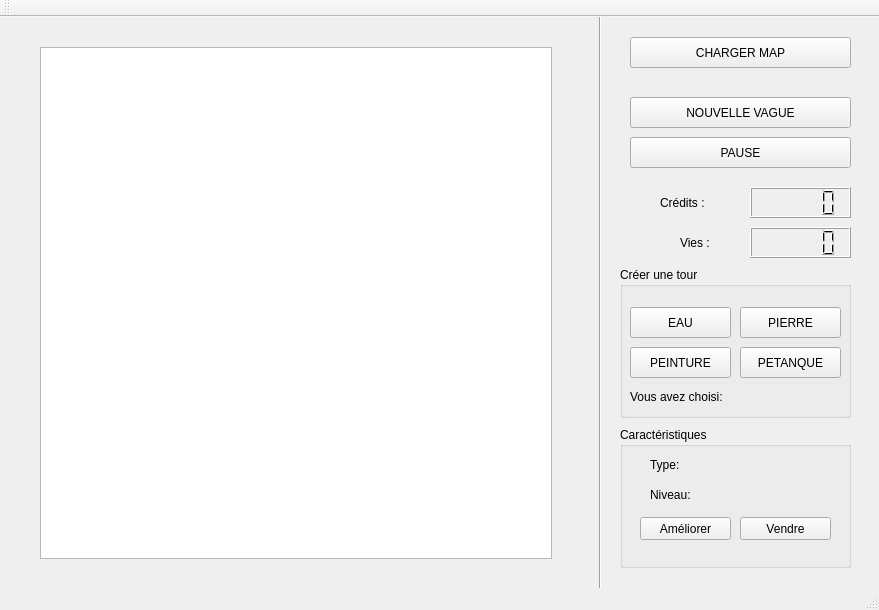
<?xml version="1.0" encoding="UTF-8"?>
<ui version="4.0">
 <class>MainWindow</class>
 <widget class="QMainWindow" name="MainWindow">
  <property name="enabled">
   <bool>true</bool>
  </property>
  <property name="geometry">
   <rect>
    <x>0</x>
    <y>0</y>
    <width>879</width>
    <height>610</height>
   </rect>
  </property>
  <property name="minimumSize">
   <size>
    <width>879</width>
    <height>610</height>
   </size>
  </property>
  <property name="maximumSize">
   <size>
    <width>879</width>
    <height>610</height>
   </size>
  </property>
  <property name="windowTitle">
   <string>MainWindow</string>
  </property>
  <property name="styleSheet">
   <string notr="true">background: url(data/herbe.jpg);</string>
  </property>
  <widget class="QWidget" name="centralWidget">
   <widget class="QPushButton" name="newWave">
    <property name="geometry">
     <rect>
      <x>630</x>
      <y>80</y>
      <width>221</width>
      <height>31</height>
     </rect>
    </property>
    <property name="text">
     <string>NOUVELLE VAGUE</string>
    </property>
   </widget>
   <widget class="Line" name="line">
    <property name="geometry">
     <rect>
      <x>580</x>
      <y>-10</y>
      <width>41</width>
      <height>591</height>
     </rect>
    </property>
    <property name="orientation">
     <enum>Qt::Vertical</enum>
    </property>
   </widget>
   <widget class="QGroupBox" name="groupBoxCaracteristics">
    <property name="geometry">
     <rect>
      <x>620</x>
      <y>410</y>
      <width>231</width>
      <height>141</height>
     </rect>
    </property>
    <property name="title">
     <string>Caractéristiques</string>
    </property>
    <widget class="QPushButton" name="up_button">
     <property name="geometry">
      <rect>
       <x>20</x>
       <y>90</y>
       <width>91</width>
       <height>23</height>
      </rect>
     </property>
     <property name="text">
      <string>Améliorer</string>
     </property>
    </widget>
    <widget class="QPushButton" name="sell_button">
     <property name="geometry">
      <rect>
       <x>120</x>
       <y>90</y>
       <width>91</width>
       <height>23</height>
      </rect>
     </property>
     <property name="text">
      <string>Vendre</string>
     </property>
    </widget>
    <widget class="QLabel" name="type">
     <property name="geometry">
      <rect>
       <x>30</x>
       <y>30</y>
       <width>171</width>
       <height>16</height>
      </rect>
     </property>
     <property name="text">
      <string>Type: </string>
     </property>
    </widget>
    <widget class="QLabel" name="level">
     <property name="geometry">
      <rect>
       <x>30</x>
       <y>60</y>
       <width>181</width>
       <height>16</height>
      </rect>
     </property>
     <property name="text">
      <string>Niveau: </string>
     </property>
    </widget>
   </widget>
   <widget class="QGroupBox" name="groupBoxTowers">
    <property name="geometry">
     <rect>
      <x>620</x>
      <y>250</y>
      <width>231</width>
      <height>151</height>
     </rect>
    </property>
    <property name="title">
     <string>Créer une tour</string>
    </property>
    <widget class="QPushButton" name="waterTowers">
     <property name="geometry">
      <rect>
       <x>10</x>
       <y>40</y>
       <width>101</width>
       <height>31</height>
      </rect>
     </property>
     <property name="text">
      <string>EAU</string>
     </property>
    </widget>
    <widget class="QPushButton" name="stoneTowers">
     <property name="geometry">
      <rect>
       <x>120</x>
       <y>40</y>
       <width>101</width>
       <height>31</height>
      </rect>
     </property>
     <property name="text">
      <string>PIERRE</string>
     </property>
    </widget>
    <widget class="QPushButton" name="paintTowers">
     <property name="geometry">
      <rect>
       <x>10</x>
       <y>80</y>
       <width>101</width>
       <height>31</height>
      </rect>
     </property>
     <property name="text">
      <string>PEINTURE</string>
     </property>
    </widget>
    <widget class="QPushButton" name="petanqueTowers">
     <property name="geometry">
      <rect>
       <x>120</x>
       <y>80</y>
       <width>101</width>
       <height>31</height>
      </rect>
     </property>
     <property name="text">
      <string>PETANQUE</string>
     </property>
    </widget>
    <widget class="QLabel" name="choice">
     <property name="geometry">
      <rect>
       <x>10</x>
       <y>120</y>
       <width>211</width>
       <height>20</height>
      </rect>
     </property>
     <property name="text">
      <string>Vous avez choisi: </string>
     </property>
    </widget>
   </widget>
   <widget class="QLabel" name="labelMoney">
    <property name="geometry">
     <rect>
      <x>660</x>
      <y>170</y>
      <width>61</width>
      <height>31</height>
     </rect>
    </property>
    <property name="text">
     <string>Crédits :</string>
    </property>
   </widget>
   <widget class="QLabel" name="labelLives">
    <property name="geometry">
     <rect>
      <x>680</x>
      <y>210</y>
      <width>61</width>
      <height>31</height>
     </rect>
    </property>
    <property name="text">
     <string>Vies :</string>
    </property>
   </widget>
   <widget class="QPushButton" name="pause_button">
    <property name="geometry">
     <rect>
      <x>630</x>
      <y>120</y>
      <width>221</width>
      <height>31</height>
     </rect>
    </property>
    <property name="text">
     <string>PAUSE</string>
    </property>
   </widget>
   <widget class="QPushButton" name="loadMap">
    <property name="geometry">
     <rect>
      <x>630</x>
      <y>20</y>
      <width>221</width>
      <height>31</height>
     </rect>
    </property>
    <property name="text">
     <string>CHARGER MAP</string>
    </property>
   </widget>
   <widget class="QGraphicsView" name="terrain">
    <property name="geometry">
     <rect>
      <x>40</x>
      <y>30</y>
      <width>512</width>
      <height>512</height>
     </rect>
    </property>
    <property name="minimumSize">
     <size>
      <width>512</width>
      <height>512</height>
     </size>
    </property>
    <property name="maximumSize">
     <size>
      <width>512</width>
      <height>512</height>
     </size>
    </property>
    <property name="verticalScrollBarPolicy">
     <enum>Qt::ScrollBarAlwaysOff</enum>
    </property>
    <property name="horizontalScrollBarPolicy">
     <enum>Qt::ScrollBarAlwaysOff</enum>
    </property>
    <property name="sceneRect">
     <rectf>
      <x>0.000000000000000</x>
      <y>0.000000000000000</y>
      <width>0.000000000000000</width>
      <height>0.000000000000000</height>
     </rectf>
    </property>
   </widget>
   <widget class="QLCDNumber" name="textMoney">
    <property name="geometry">
     <rect>
      <x>750</x>
      <y>170</y>
      <width>101</width>
      <height>31</height>
     </rect>
    </property>
   </widget>
   <widget class="QLCDNumber" name="textLives">
    <property name="geometry">
     <rect>
      <x>750</x>
      <y>210</y>
      <width>101</width>
      <height>31</height>
     </rect>
    </property>
   </widget>
  </widget>
  <widget class="QToolBar" name="mainToolBar">
   <attribute name="toolBarArea">
    <enum>TopToolBarArea</enum>
   </attribute>
   <attribute name="toolBarBreak">
    <bool>false</bool>
   </attribute>
  </widget>
  <widget class="QStatusBar" name="statusBar"/>
 </widget>
 <layoutdefault spacing="6" margin="11"/>
 <resources/>
 <connections/>
</ui>
